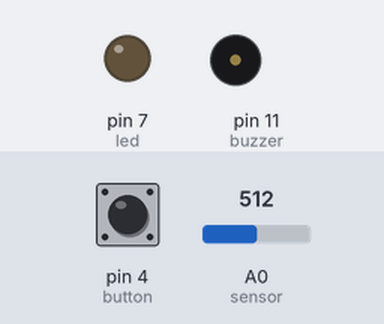
A sketch run on a simulated Arduino Uno, built with avr-gcc and run on an emulated ATmega328P. On the bench: output pins drawn as LEDs (lit = HIGH), buzzer (waves = sounding). The test bench sets the inputs (shaded band); at power-on: A0 (sensor) = 512, pin 4 (button) LOW.

Above: at 1.2 s.
1.3 s: A0 (sensor) set to 623
2.8 s: A0 (sensor) set to 650
At 4.4 s:
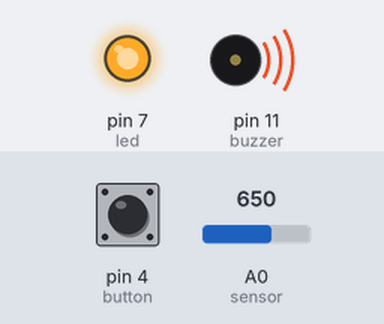
Timing chart, 0 to 11.8 s (numbered marks = the images above; inputs shaded):
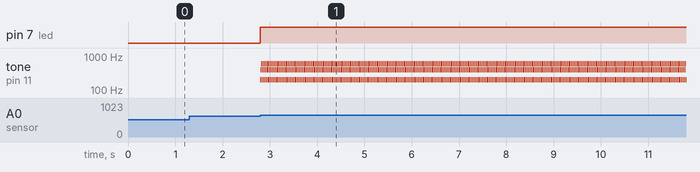

Measured:
- the behaviour switches between 639 and 640 on A0 (sensor) (found by bisection; images 0 and 1)
- after the input at 1.3 s, every drawn part: stays the same
- after the input at 2.8 s, pin 7 (led): LOW → HIGH at once; tone on pin 11 (buzzer): silent → 200 Hz at once, then repeats every 0.03 s: 400 Hz 0.01 s, 600 Hz 0.01 s, 200 Hz 0.01 s

The sketch:

Post_SF-3.ino
```cpp
const int led = 7;      //give pins names
const int buzzer = 11;
const int sensor = 0;
const int button = 4;

int lightLevel, buttonState; //create variables
int alarmStatus = 0;


void setup()   //set up pins
{
  pinMode(led, OUTPUT);
  pinMode(buzzer, OUTPUT);
  pinMode(button, INPUT);

}

void loop()
{
  lightLevel = analogRead(sensor); //read sensor to see if there's light
  lightLevel = map(lightLevel, 420, 850, 0, 100);  //put sensor data on a scale between 0-100
  lightLevel = constrain(lightLevel, 0, 100); //only use data in range 0-100

  if (lightLevel > 50) //higher light level than 0 to only be sesitive to light directly near it turned on (for the purpose of this assignment)
  {
    alarmStatus = 1; //create a variable to initiate while loop
  }

  while (alarmStatus == 1) //start loop if sensor recieved light
  {
   alarm(); //start alarm function

   buttonState = digitalRead(button); //read button signal

   if (buttonState == HIGH) //if button is pressed start if statement
   {
    reset(); //reset function
   }
  }
}

void alarm() //this function turns on the alarm (both the buzzer and lights)
{
   digitalWrite(led, HIGH); //turn on lights

   tone(buzzer, 200, 10); //my own obnoxious noise alarm
   delay(10);
   tone(buzzer, 400, 10);
   delay(10);
   tone(buzzer, 600, 10);
   delay(10);
}

void reset() //this function resets the buzzer and lights
{
    digitalWrite(led, LOW); //turn off lights
    tone(buzzer, 0, 10); //turn off buzzer
    alarmStatus = 0; //put status back to 0
    delay(5000); //wait five seconds before letting sensor recieve data
}
```
